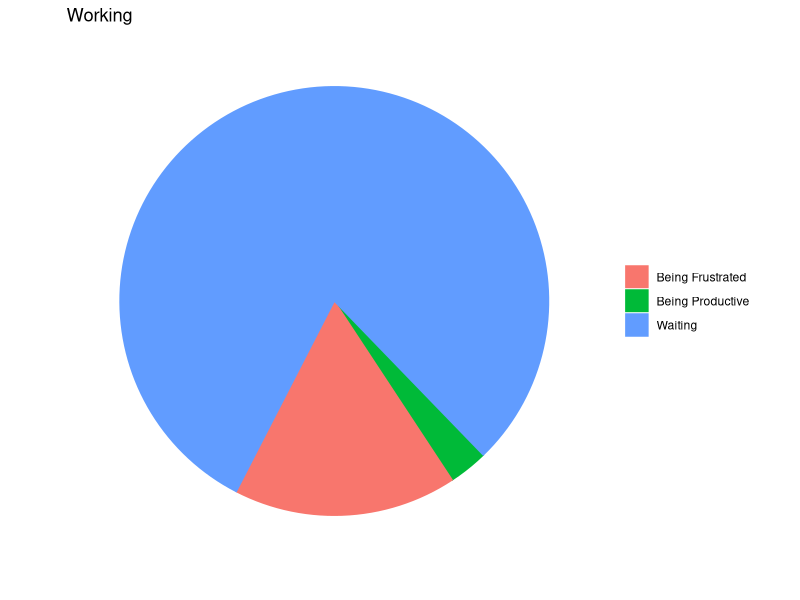

The R script that drew this image:
## ---- chunk 1
1 + 1
## ---- chunk 2
#| echo: false
2 * 2
## ---- chunk 3
# graphs
library(ggplot2)
library(tidyverse)

# I have when percentages in pie do not sum to 100%
data.frame(work = c(rep("Being Productive", 1), 
                    rep("Being Frustrated", 1), 
                    rep("Waiting",1)),   #and being Flustered", 1)),
                   amnt = c(0.03, 0.17, 0.81)) %>%
ggplot( aes(x="", y=amnt, group=work, color=work, fill=work)) +
  geom_bar(stat = "identity") +
  coord_polar("y", start=9.9)  +
  ggtitle("Working") + 
  xlab("") + ylab("") +
  theme(axis.text = element_blank(),
        axis.ticks = element_blank(),
        panel.grid  = element_blank(),
        legend.title=element_blank(),
        panel.background = element_rect(fill = "white",
                                        colour = "white",
                                        linetype = "solid")
        #,legend.position="bottom"
        )

